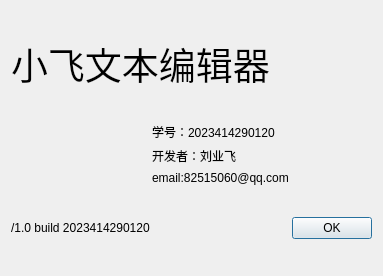
<?xml version="1.0" encoding="UTF-8"?>
<ui version="4.0">
 <class>AboutDialog</class>
 <widget class="QDialog" name="AboutDialog">
  <property name="geometry">
   <rect>
    <x>0</x>
    <y>0</y>
    <width>383</width>
    <height>276</height>
   </rect>
  </property>
  <property name="windowTitle">
   <string>Dialog</string>
  </property>
  <layout class="QGridLayout" name="gridLayout">
   <item row="0" column="0" colspan="3">
    <widget class="QLabel" name="label">
     <property name="sizePolicy">
      <sizepolicy hsizetype="Expanding" vsizetype="Fixed">
       <horstretch>0</horstretch>
       <verstretch>0</verstretch>
      </sizepolicy>
     </property>
     <property name="font">
      <font>
       <family>Arial</family>
       <pointsize>28</pointsize>
      </font>
     </property>
     <property name="text">
      <string>小飞文本编辑器</string>
     </property>
    </widget>
   </item>
   <item row="1" column="0">
    <widget class="QLabel" name="label_5">
     <property name="sizePolicy">
      <sizepolicy hsizetype="Preferred" vsizetype="Preferred">
       <horstretch>0</horstretch>
       <verstretch>0</verstretch>
      </sizepolicy>
     </property>
     <property name="styleSheet">
      <string notr="true">border-image: url(:/img/logo.png);</string>
     </property>
     <property name="text">
      <string/>
     </property>
    </widget>
   </item>
   <item row="1" column="1" colspan="2">
    <layout class="QVBoxLayout" name="verticalLayout">
     <item>
      <widget class="QLabel" name="label_3">
       <property name="sizePolicy">
        <sizepolicy hsizetype="Expanding" vsizetype="Fixed">
         <horstretch>0</horstretch>
         <verstretch>0</verstretch>
        </sizepolicy>
       </property>
       <property name="text">
        <string>学号：2023414290120</string>
       </property>
      </widget>
     </item>
     <item>
      <widget class="QLabel" name="label_2">
       <property name="sizePolicy">
        <sizepolicy hsizetype="Expanding" vsizetype="Fixed">
         <horstretch>0</horstretch>
         <verstretch>0</verstretch>
        </sizepolicy>
       </property>
       <property name="text">
        <string>开发者：刘业飞</string>
       </property>
      </widget>
     </item>
     <item>
      <widget class="QLabel" name="label_4">
       <property name="sizePolicy">
        <sizepolicy hsizetype="Expanding" vsizetype="Fixed">
         <horstretch>0</horstretch>
         <verstretch>0</verstretch>
        </sizepolicy>
       </property>
       <property name="text">
        <string>email:82515060@qq.com</string>
       </property>
      </widget>
     </item>
    </layout>
   </item>
   <item row="2" column="0" colspan="2">
    <widget class="QLabel" name="label_6">
     <property name="sizePolicy">
      <sizepolicy hsizetype="Expanding" vsizetype="Fixed">
       <horstretch>0</horstretch>
       <verstretch>0</verstretch>
      </sizepolicy>
     </property>
     <property name="text">
      <string>/1.0 build 2023414290120</string>
     </property>
    </widget>
   </item>
   <item row="2" column="2">
    <widget class="QDialogButtonBox" name="buttonBox">
     <property name="sizePolicy">
      <sizepolicy hsizetype="Fixed" vsizetype="Fixed">
       <horstretch>0</horstretch>
       <verstretch>0</verstretch>
      </sizepolicy>
     </property>
     <property name="orientation">
      <enum>Qt::Horizontal</enum>
     </property>
     <property name="standardButtons">
      <set>QDialogButtonBox::Ok</set>
     </property>
    </widget>
   </item>
  </layout>
 </widget>
 <resources/>
 <connections>
  <connection>
   <sender>buttonBox</sender>
   <signal>accepted()</signal>
   <receiver>AboutDialog</receiver>
   <slot>accept()</slot>
   <hints>
    <hint type="sourcelabel">
     <x>248</x>
     <y>254</y>
    </hint>
    <hint type="destinationlabel">
     <x>157</x>
     <y>274</y>
    </hint>
   </hints>
  </connection>
  <connection>
   <sender>buttonBox</sender>
   <signal>rejected()</signal>
   <receiver>AboutDialog</receiver>
   <slot>reject()</slot>
   <hints>
    <hint type="sourcelabel">
     <x>316</x>
     <y>260</y>
    </hint>
    <hint type="destinationlabel">
     <x>286</x>
     <y>274</y>
    </hint>
   </hints>
  </connection>
 </connections>
</ui>
